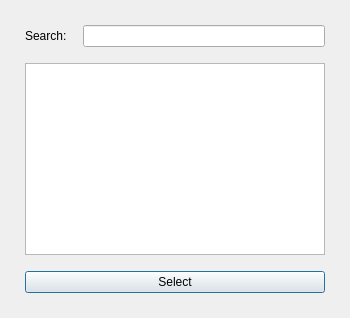
<?xml version="1.0" encoding="UTF-8"?>
<ui version="4.0">
 <class>qSlicerLongitudinalPETCTColorSelectionDialog</class>
 <widget class="QDialog" name="qSlicerLongitudinalPETCTColorSelectionDialog">
  <property name="geometry">
   <rect>
    <x>0</x>
    <y>0</y>
    <width>350</width>
    <height>318</height>
   </rect>
  </property>
  <property name="sizePolicy">
   <sizepolicy hsizetype="Preferred" vsizetype="Minimum">
    <horstretch>0</horstretch>
    <verstretch>0</verstretch>
   </sizepolicy>
  </property>
  <property name="minimumSize">
   <size>
    <width>350</width>
    <height>0</height>
   </size>
  </property>
  <property name="windowTitle">
   <string>Form</string>
  </property>
  <layout class="QVBoxLayout" name="verticalLayout_2">
   <property name="spacing">
    <number>16</number>
   </property>
   <property name="margin">
    <number>25</number>
   </property>
   <item>
    <layout class="QFormLayout" name="formLayout">
     <item row="0" column="0">
      <widget class="QLabel" name="LabelSearch">
       <property name="text">
        <string>Search:</string>
       </property>
      </widget>
     </item>
     <item row="0" column="1">
      <widget class="QLineEdit" name="LineEditSearch">
       <property name="toolTip">
        <string>Filter the available colors by searching for a specific color name</string>
       </property>
      </widget>
     </item>
    </layout>
   </item>
   <item>
    <widget class="QListWidget" name="ListWidgetColors">
     <property name="iconSize">
      <size>
       <width>24</width>
       <height>16</height>
      </size>
     </property>
    </widget>
   </item>
   <item>
    <widget class="QPushButton" name="ButtonSelect">
     <property name="toolTip">
      <string>Apply the color selection from the list</string>
     </property>
     <property name="text">
      <string>Select</string>
     </property>
    </widget>
   </item>
  </layout>
 </widget>
 <resources>
  <include location="../qSlicerLongitudinalPETCTModule.qrc"/>
 </resources>
 <connections>
  <connection>
   <sender>ButtonSelect</sender>
   <signal>clicked()</signal>
   <receiver>qSlicerLongitudinalPETCTColorSelectionDialog</receiver>
   <slot>accept()</slot>
   <hints>
    <hint type="sourcelabel">
     <x>174</x>
     <y>284</y>
    </hint>
    <hint type="destinationlabel">
     <x>174</x>
     <y>158</y>
    </hint>
   </hints>
  </connection>
  <connection>
   <sender>ListWidgetColors</sender>
   <signal>itemDoubleClicked(QListWidgetItem*)</signal>
   <receiver>qSlicerLongitudinalPETCTColorSelectionDialog</receiver>
   <slot>accept()</slot>
   <hints>
    <hint type="sourcelabel">
     <x>174</x>
     <y>160</y>
    </hint>
    <hint type="destinationlabel">
     <x>174</x>
     <y>158</y>
    </hint>
   </hints>
  </connection>
 </connections>
</ui>
